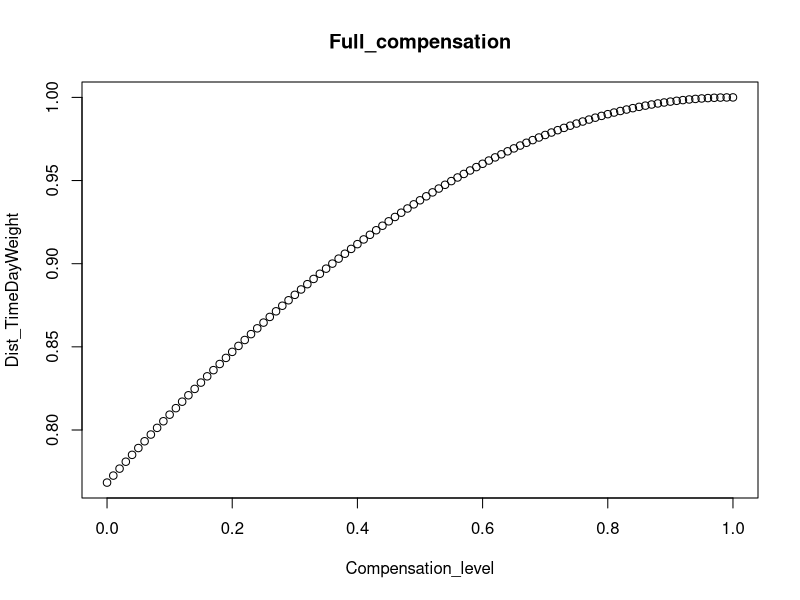
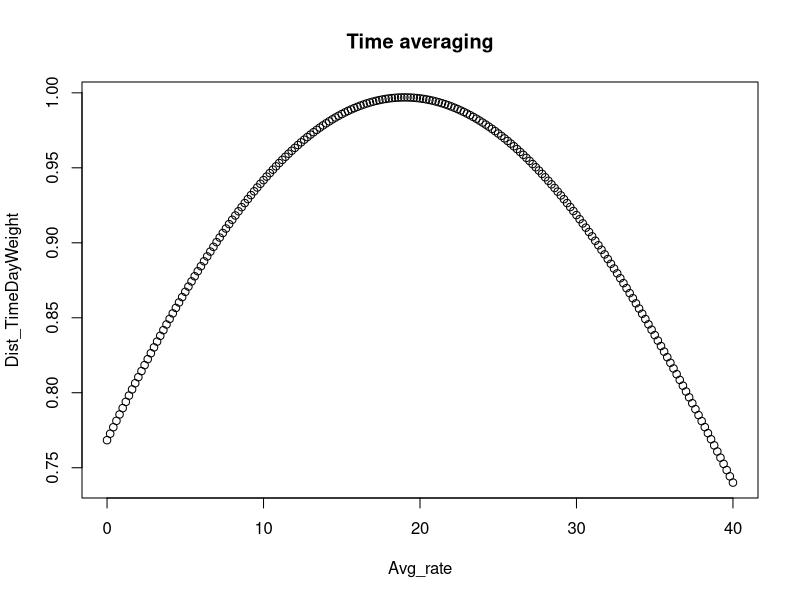
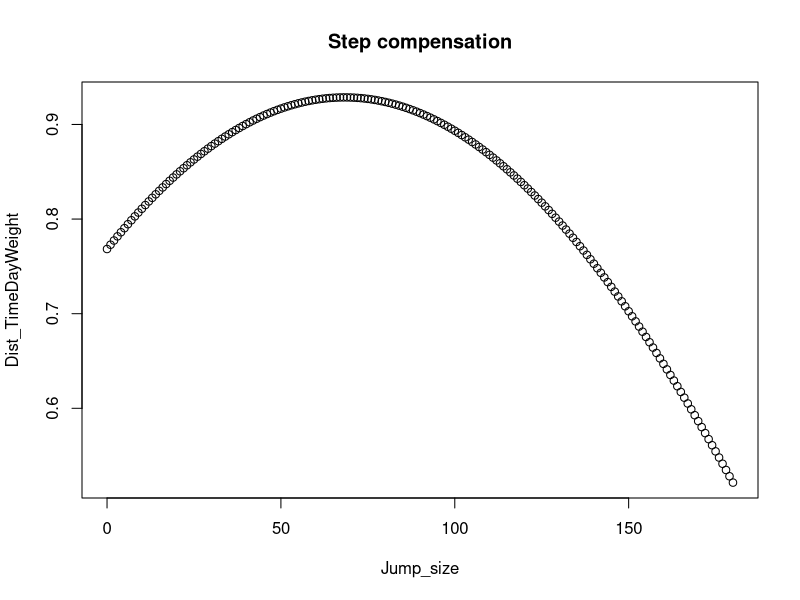
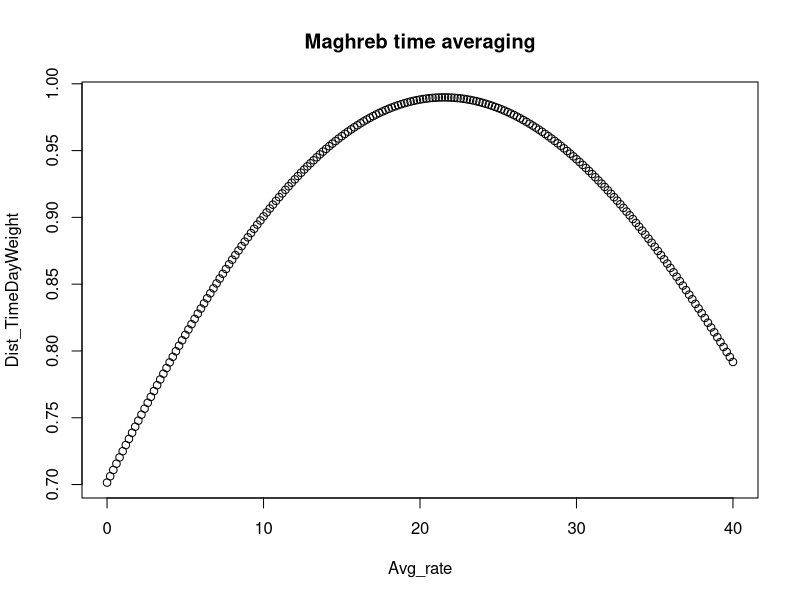
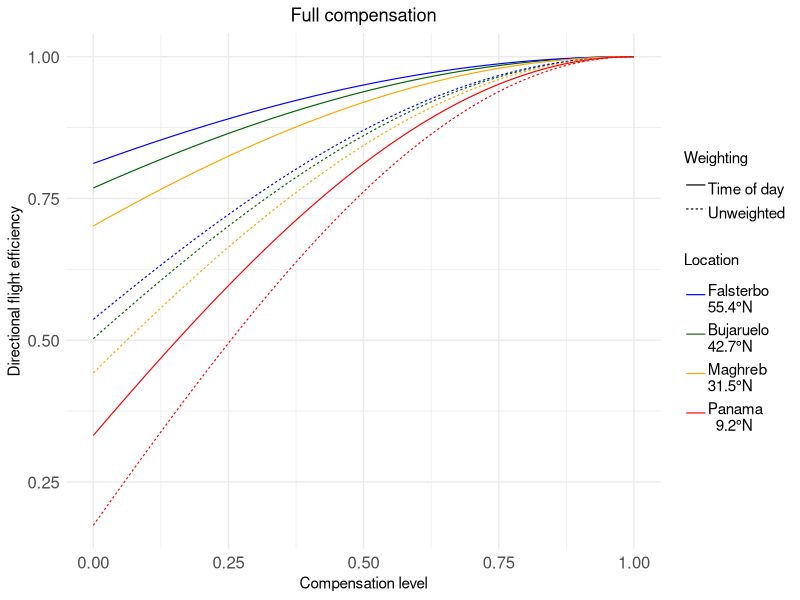
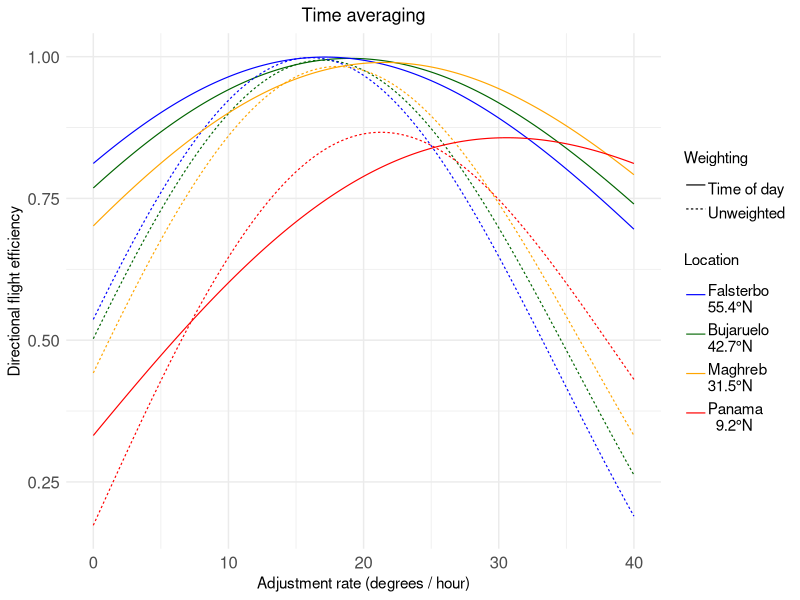
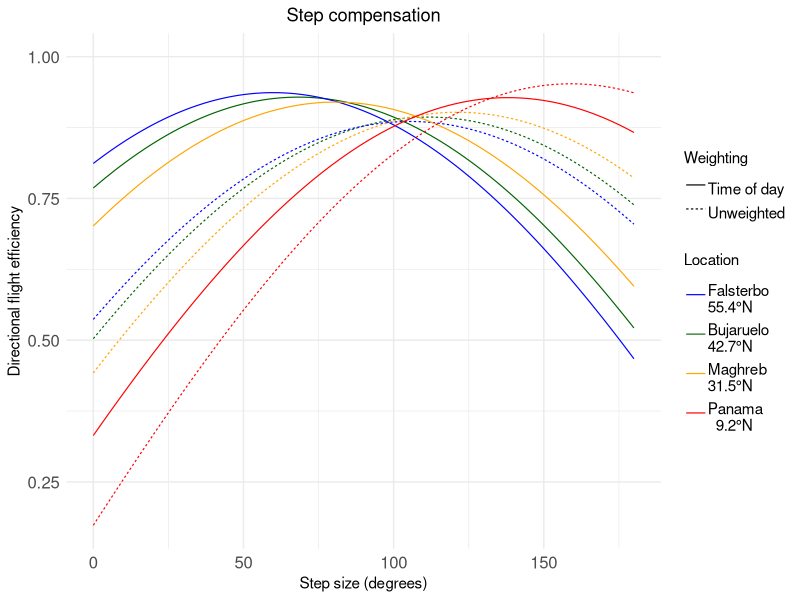

These figures' R source, in order:
## ---- chunk 1
knitr::opts_chunk$set(echo = TRUE, eval=FALSE)
## ---- chunk 2
timeCompAll = function(avg_levels=seq(0,40,0.2),di=180,jump_levels=seq(0,180,1),
                       comp_levels=seq(0,1,0.01),flying_hours=c(0,24),numDays=1:30,
                       location="Bujaruelo"){
  if (!"circular" %in%(.packages())){require(circular)}
  if (!exists("sunPosDat")){sunPosDat = read.csv("Sun position detail.csv")}
  if (!is.na(location)){sunPosDat = sunPosDat[sunPosDat$Location==location,]}
  if (!exists("Weights")){
    hourWeights = read.csv("Radar weighting data.csv")
    m1 = smooth.spline(hourWeights$Hour,hourWeights$Abundance)
    preds = predict(m1,seq(0,24,1/60))
    preds[[2]][preds[[2]]<0.01] = 0
    Weights = data.frame("minutes"=seq(flying_hours[1]/24,flying_hours[2]/24,1/1440),
                         "weights"=preds[[2]][preds[[1]] >= flying_hours[1] & 
                                                preds[[1]] <= flying_hours[2]])
  }
  vector_sum = function(vectors){
    y = -cos(vectors)
    x = abs(sin(vectors))
    c(sum(y*s$weights),sum(y)/nrow(s),sum(x*s$weights),sum(x)/nrow(s))
  }
  days = data.frame("minutes"=rep(NA,length(numDays)),
                    "azimuth_mean_change"=NA,"zenith"=NA,
                    row.names = sort(unique(sunPosDat$Date))[numDays])
  r = list()
  r$f = array(dim = c(length(numDays),length(comp_levels),4),
              dimnames = list(rownames(days),comp_levels,
                              c("weight_y","unweight_y","weight_x","unweight_x")))
  r$a = array(dim = c(nrow(days),length(avg_levels),4),
              dimnames = list(rownames(days),avg_levels,
                              c("weight_y","unweight_y","weight_x","unweight_x")))
  r$s = array(dim = c(nrow(days),length(jump_levels),4),
              dimnames = list(rownames(days),jump_levels,
                              c("weight_y","unweight_y","weight_x","unweight_x")))
  Znorm = 0.541134
  for (day in rownames(days)){
    sunPosDay = sunPosDat[sunPosDat$Date==day,]
    model2 = smooth.spline(sunPosDay[,c("Time","Elevation")],all.knots=T)
    preds = predict(model2,seq(0.4,0.7,0.00001))
    zenith = preds$x[which.max(preds$y)]
    if (zenith <0.41|zenith>0.69){print(paste("WARNING: zenith =",zenith))}
    
    sunPosDay$Time = sunPosDay$Time + Znorm - zenith
    
    s = Weights[Weights[,1] > min(sunPosDay$Time) & Weights[,1] < max(sunPosDay$Time),]
    s$weights = s$weights/sum(s$weights)
    model1 = smooth.spline(sunPosDay[,c("Time","Azimuth")],all.knots=T)
    s$azimuths = predict(model1,s$minutes)$y
    r$f[day,,] = t(sapply(comp_levels,function(level){
      vector_sum(((s$azimuths-level*(s$azimuths-di))%%360)/180*pi)
    }))
    r$a[day,,] = t(sapply(avg_levels,function(level){
      vector_sum(((s$azimuths + (Znorm-s$minutes)*24*level)%%360)/180*pi)
    }))
    r$s[day,,] = t(sapply(jump_levels,function(level){
      vector_sum(((s$azimuths+round(0.5+Znorm-s$minutes)*level-level/2)%%360)/180*pi)
    }))
    days[day,] = c(nrow(s),mean(diff(s$azimuths))*60,zenith)
  }
  days$day_weight = days$minutes/sum(days$minutes)
  days$avg_optimum_weighted = as.numeric(colnames(r$a)[max.col(r$a[,,"weight_y"])])
  days$avg_efficiency_weighted  = apply(r$a[,,"weight_y"],1,max)
  days$avg_optimum_unweighted = as.numeric(colnames(r$a)[max.col(r$a[,,"unweight_y"])])
  days$avg_efficiency_unweighted = apply(r$a[,,"unweight_y"],1,max)
  days$jump_optimum_weighted = as.numeric(colnames(r$s)[max.col(r$s[,,"weight_y"])])
  days$jump_efficiency_weighted   = apply(r$s[,,"weight_y"],1,max)
  days$jump_optimum_unweighted = as.numeric(colnames(r$s)[max.col(r$s[,,"unweight_y"])])
  days$jump_efficiency_unweighted = apply(r$s[,,"unweight_y"],1,max)
  
  return(setNames(list(
    data.frame("Compensation_level" = comp_levels,
               "Dist_TimeDayWeight" = colSums(r$f[,,"weight_y"]*days$day_weight),
               "Dist_DayWeight" = colSums(r$f[,,"unweight_y"]*days$day_weight),
               "Drift_TimeDayWeight" = colSums(r$f[,,"weight_x"]*days$day_weight),
               "Drift_DayWeight" = colSums(r$f[,,"unweight_x"]*days$day_weight)),
    data.frame("Avg_rate" = avg_levels,
               "Dist_TimeDayWeight" = colSums(r$a[,,"weight_y"]*days$day_weight),
               "Dist_DayWeight" = colSums(r$a[,,"unweight_y"]*days$day_weight),
               "Drift_TimeDayWeight" = colSums(r$a[,,"weight_x"]*days$day_weight),
               "Drift_DayWeight" = colSums(r$a[,,"unweight_x"]*days$day_weight)),
    data.frame("Jump_size" = jump_levels,
               "Dist_TimeDayWeight" = colSums(r$s[,,"weight_y"]*days$day_weight),
               "Dist_DayWeight" = colSums(r$s[,,"unweight_y"]*days$day_weight),
               "Drift_TimeDayWeight" = colSums(r$s[,,"weight_x"]*days$day_weight),
               "Drift_DayWeight" = colSums(r$s[,,"unweight_x"]*days$day_weight)),
    days),c("Fullcomp","Timeavg","Jumpcomp","Day_optimums")))
}

tstart=Sys.time()
distances = timeCompAll(location="Bujaruelo")
Sys.time()-tstart
plot(Dist_TimeDayWeight ~ Compensation_level,
     data=distances$Fullcomp,main="Full_compensation")
plot(Dist_TimeDayWeight ~ Avg_rate,data = distances$Timeavg,main="Time averaging")
plot(Dist_TimeDayWeight ~ Jump_size,data = distances$Jumpcomp,main="Step compensation")
## ---- chunk 3
dfsL = list()
for (location in c("Bujaruelo","Maghreb","Falsterbo","Neotropical")){
  print(location)
  models = timeCompAll(location=location)
  for (model in names(models)){dfsL[[model]][[location]] = models[[model]]}
}
plot(Dist_TimeDayWeight ~ Avg_rate,data=dfsL$Timeavg$Maghreb,
     main="Maghreb time averaging")

## ---- chunk 4
library(ggplot2)
dfs = lapply(dfsL[-4],function(compType){
  df = do.call(rbind,Map(cbind,compType,Location=names(compType)))
  reshape(df,varying=c("Drift_TimeDayWeight","Dist_DayWeight",
                       "Drift_DayWeight","Dist_TimeDayWeight"),
          direction="long",v.names=c("Drift","Efficiency"),
          timevar=c("Weighting"),times=c("Unweighted","Time of day"))
  })

ggplotComp = function(compType="Fullcomp",dataList=dfs,L_Width=0.6){
  labDict = list(Fullcomp=list(title="Full compensation",x="Compensation level"),
                 Timeavg=list(title="Time averaging",x="Adjustment rate (degrees / hour)"),
                 Jumpcomp=list(title="Step compensation",x="Step size (degrees)")
                 )[[compType]]
  df = dataList[[compType]]
  ggplot(df,aes(x=.data[[colnames(df)[1]]],y=Efficiency,
                colour=Location,linetype=Weighting))+
    geom_line(linewidth=L_Width)+
    scale_colour_manual(values=c("Blue","Dark green","Orange","Red"),
                        labels=c("Falsterbo\n55.4°N","Bujaruelo\n42.7°N",
                                 "Maghreb\n31.5°N","Panama\n  9.2°N"),
                        breaks=c("Falsterbo","Bujaruelo","Maghreb","Neotropical"))+
    theme_minimal()+
    ylim(NA,1)+
    theme(legend.text=element_text(size=11,margin=margin(t=5)), 
          axis.text=element_text(size=12),plot.title=element_text(hjust=0.5))+
    labs(title=labDict$title,x=labDict$x,y="Directional flight efficiency")
}
ggplotComp("Fullcomp",L_Width=0.4)
ggplotComp("Timeavg",L_Width=0.4)
ggplotComp("Jumpcomp",L_Width=0.4)
## ---- chunk 5
# Phototaxis
View(dfs$Fullcomp)
aggregate(Efficiency~Location+Weighting,data=dfs$Fullcomp,min)
## ---- chunk 6
# Fullcomp
dft = dfs$Fullcomp[dfs$Fullcomp$Location=="Bujaruelo",]

dft = subset(dfs$Fullcomp,Location%in%c("Bujaruelo","Neotropical")
             & Compensation_level%in%c(0,0.2,0.4,0.6,0.7,0.8,1))
write.csv(dft,"Table2OUTPUT.csv")
## ---- chunk 7
# Time averaging
aggregate(Efficiency~Location+Weighting,data=dfs$Timeavg,max)

do.call(rbind,lapply(split(dfs$Timeavg,dfs$Timeavg[,c("Location","Weighting")]),
                     function(x){c(max(x$Efficiency),x[which.max(x$Efficiency),1])
                     }))
## ---- chunk 8
# Step compensation
aggregate(Efficiency~Location+Weighting,data=dfs$Jumpcomp,max)

do.call(rbind,lapply(split(dfs$Jumpcomp,dfs$Jumpcomp[,c("Location","Weighting")]),
                     function(x){c(max(x$Efficiency),x[which.max(x$Efficiency),1])
  }))
